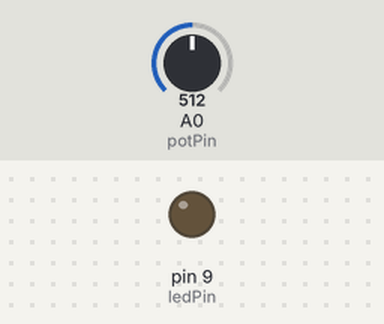
Recording of a sketch running on a simulated Arduino Uno, built with avr-gcc and run on an emulated ATmega328P. Shown: output pins drawn as LEDs (lit = HIGH). The test bench sets the inputs (shaded band); at power-on: A0 (potPin) = 512.

Above: at 1.2 s.
1.3 s: A0 (potPin) set to 523
At 1.7 s:
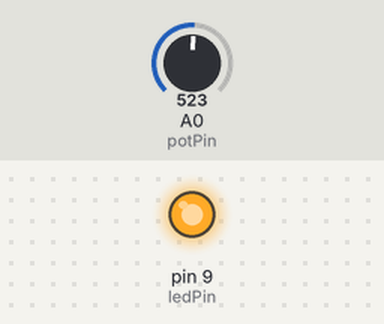
2.8 s: A0 (potPin) set to 511
At 4.0 s:
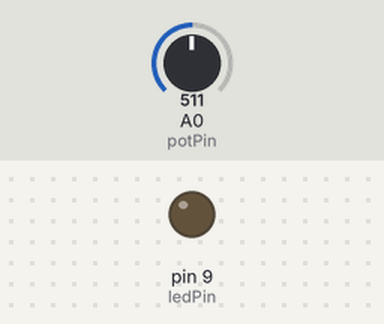
4.3 s: A0 (potPin) set to 716
At 5.1 s:
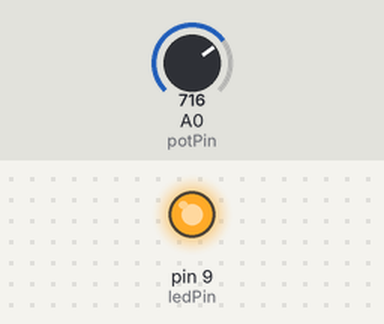
Timing chart, 0 to 7.3 s (numbered marks = the images above; inputs shaded):
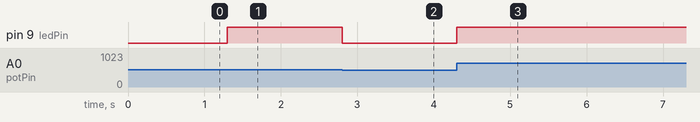

The sketch:

ex04.ino
```cpp
int ledPin = 9;
int potPin = A0;
int potValue = 0;
int mid = 512;

void setup() {
  pinMode(ledPin, OUTPUT);
}

void loop() {
  potValue = analogRead(potPin);

  if (potValue > mid) {
    digitalWrite(ledPin, 1);
  } else {
    digitalWrite(ledPin, 0);
  }
}
```

Measured:
- the behaviour switches between 512 and 513 on A0 (potPin) (found by bisection; images 0 and 1)
- after the input at 1.3 s, pin 9 (ledPin): LOW → HIGH at once
- after the input at 2.8 s, pin 9 (ledPin): HIGH → LOW at once
- after the input at 4.3 s, pin 9 (ledPin): LOW → HIGH at once
